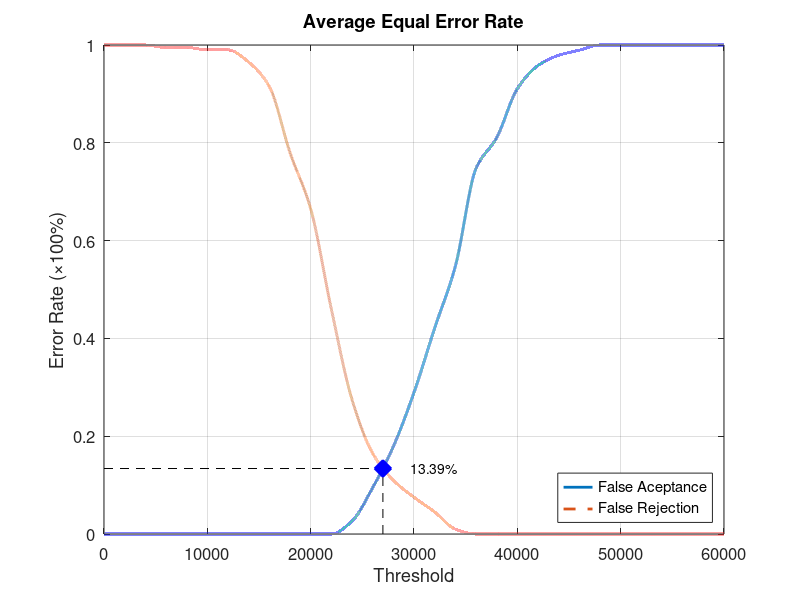
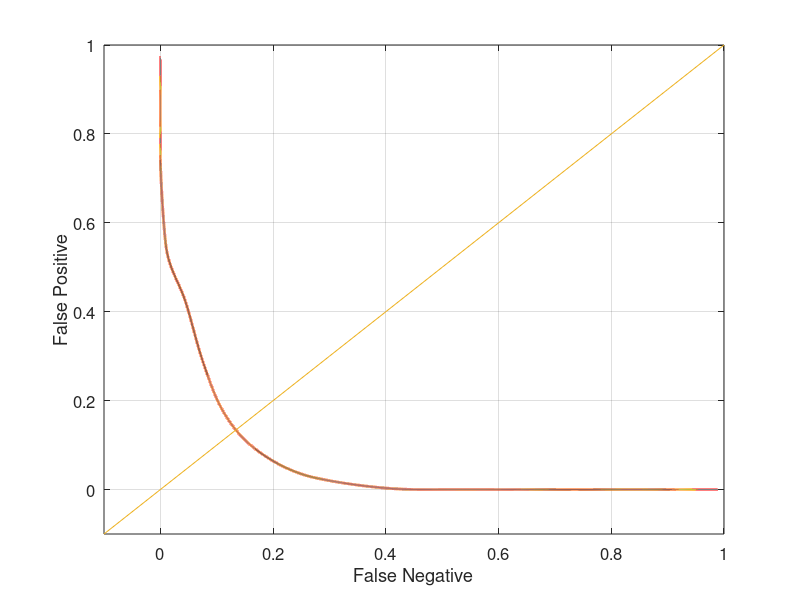

Here is the MATLAB script that generated these plots, in order:
function yEER = Database1_4
close all;
clear;
clc;
x = 0:2000:60000;
xq = 0:0.5:60000;

y0 = [0 0 0 0 0 0 0 0 0 0 0 0 0.0263158 0.0947368 0.178947 0.289474 0.421053 0.547368 0.747368 0.810526 0.910526 0.957895 0.978947 0.989474 1 1 1 1 1 1 1];
yy0 = interp1(x, y0, xq, 'pchip');
y1 = [1 1 1 0.995 0.995 0.99 0.99 0.965 0.915 0.78 0.665 0.46 0.275 0.165 0.11 0.075 0.045 0.01 0 0 0 0 0 0 0 0 0 0 0 0 0];
yy1 = interp1(x, y1, xq, 'pchip');

% Calculating EER: 
y2 = abs(y0 - y1);
find(y2 == min(y2))
yy2 = abs(yy0 - yy1);
xEER = find(yy2 == min(yy2));
xEERIndex = xq(xEER) % X-axis EER
yEER = yy0(xEER) % Y-axis EER

main = figure
plot(xq, yy0,'-','LineWidth', 2);	hold on
plot(xq, yy1,'--','LineWidth', 2);	hold on
plot([xEERIndex xEERIndex], [0 yEER], 'k--');	hold on
plot([0 xEERIndex], [yEER yEER], 'k--');	hold on
plot(xEERIndex, yEER, 'bx', 'LineWidth', 10);	hold on
text(xEERIndex + 10 * xEERIndex / 100, yEER, [num2str(round((10000 * yEER)) / 100) '%'])
legend('False Aceptance', 'False Rejection', 'Location', 'SouthEast')
xlabel('Threshold')
ylabel('Error Rate (\times100%)')
title('Average Equal Error Rate')
set(gca, 'FontSize', 12)
axis([0 60000 0 1])
grid on

print(main, 'Database1_4Main', '-dpng');
FNRxFPR = figure('Color', [1 1 1]);
plot(yy1, yy0, '-', yy1, yy0, 'LineWidth', 2);
hold on
y = -0.1:0.1:1
plot(y, y); 
set(gca, 'FontSize', 12)
xlabel('False Negative')
ylabel('False Positive')
axis([-0.1 1 -0.1 1])
set(gca, 'FontSize', 12)
grid on

print(FNRxFPR, 'Database1_4FNRxFPR','-dpng');
end
